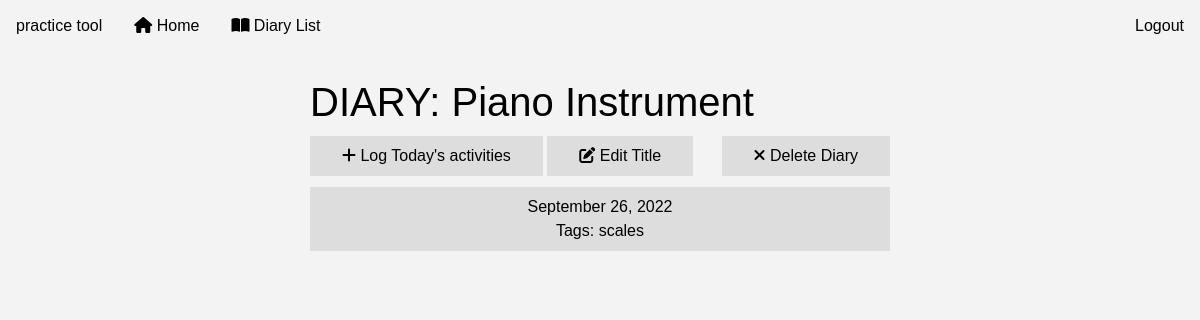
Page /diary/29 (signed in) on the earlier database version.
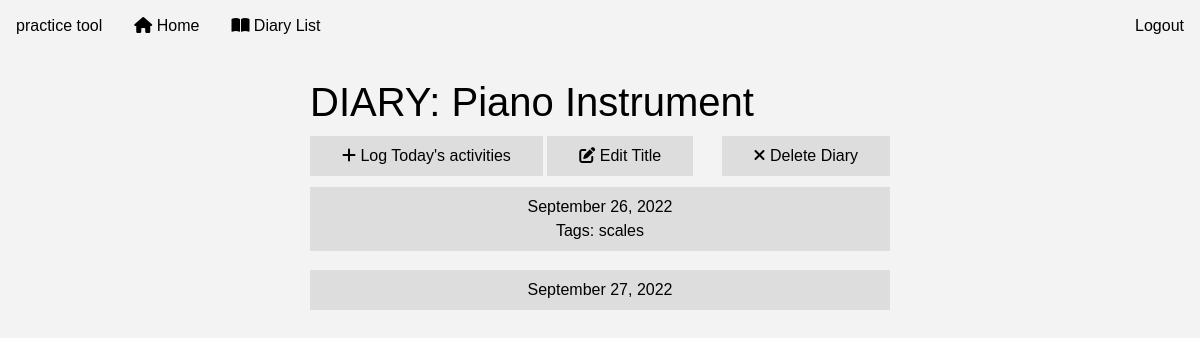
Same page on the later database version.
### models.py (models this page shows, shortened)
class Diary(db.Model):
    __tablename__ = 'Diary'
    id = db.Column(db.Integer, primary_key=True, nullable=False)
    user_id = db.Column(db.Integer, ForeignKey('User.id'), nullable=False)
    title = db.Column(db.String)
    user = relationship('User', back_populates='diary')
    entries = relationship('Entry', back_populates='diary',
                           cascade="all, delete-orphan")

class Entry(db.Model):
    __tablename__ = 'Entry'
    id = db.Column(db.Integer, primary_key=True, nullable=False)
    user_id = db.Column(db.Integer, ForeignKey('User.id'), nullable=False)
    diary_id = db.Column(db.Integer, ForeignKey('Diary.id'), nullable=False)
    date = db.Column(db.Date)
    notes = db.Column(db.Text)
    user = relationship('User', back_populates='entries')
    diary = relationship('Diary', back_populates='entries')
    tags = relationship('Tag', secondary=EntryTag, back_populates='entries')

class Tag(db.Model):
    __tablename__ = 'Tag'
    id = db.Column(db.Integer, primary_key=True, nullable=False)
    user_id = db.Column(db.Integer, ForeignKey('User.id'), nullable=False)
    name = db.Column(db.String)
    entries = relationship('Entry', secondary=EntryTag, back_populates='tags')

### app.py (the view)
@app.route('/diary/<int:id>', methods=['GET', 'POST'])
@login_required
def diary(id):
    diary = models.Diary.query.filter_by(user_id=current_user.id, id=id).all()
    if len(diary) == 0:
        abort(404)
    return render_template('diary.html', diary=diary)

### app.py (called while the page is built)
@login_manager.user_loader
def load_user(id):
    return models.User.query.get(int(id))

### templates/diary.html (shortened to what this page needs)
{% extends 'layout.html' %} {% block content %}
{% for diary in diary%}
  <h1>DIARY: {{diary.title}}</h1>
  <a href="{{url_for('create_entry', id=diary.id)}}" class="button"><i class="fa-solid fa-plus"></i> Log Today's activities</a>
  <a href="{{url_for('edit_diary', id=diary.id)}}" class="button"><i class="fa-solid fa-pen-to-square"></i> Edit Title</a>
  <a href="{{url_for('delete_diary', id=diary.id)}}" class="button" style="float:right"><i class="fa-solid fa-xmark"></i> Delete Diary</a>
{% for entry in diary.entries %}
  <div class="container">
  <a href="{{url_for('entry', id=entry.id)}}" class="linkbutton">{{entry.date.strftime('%B %d, %Y')}}
      <br>
{% if entry.tags|length > 0 %}
    Tags:
    {% for tag in entry.tags %}
    {{tag.name}}
    {% endfor %}
  {% endif %}
  </a>
  </div>
  {% endfor %}
  {% endfor %}
{% endblock %}

### templates/layout.html (shortened to what this page needs)
<!DOCTYPE html>
<html lang="en" dir="ltr">
  <head>
    <link rel="stylesheet" href="https://cdn.jsdelivr.net/npm/bootstrap@5.1.3/dist/css/bootstrap.min.css">
    <link rel="stylesheet" href="{{url_for('static', filename='css/style.css')}}">
    <link rel="stylesheet" href="path/to/font-awesome/css/font-awesome.min.css">
  </head>
  <body>
    {% include 'header.html' %}
    <div class="column side"></div>
    <div class="column middle">
    {% block content %} {%endblock %}
    </div>
  </body>
</html>

### templates/header.html (shortened to what this page needs)
<div class="header">
<div class="topnav">
  <ul>
    <li>practice tool</li>
    {% if current_user.is_authenticated %}
    <li><a href="{{url_for('index')}}"><i class="fa-solid fa-house"></i> Home</a></li>
    <li><a href="{{url_for('diary_index')}}"><i class="fa-solid fa-book-open"></i> Diary List</a></li>
    <li style=float:right>
        <a href="{{url_for('logout')}}">Logout</a>
      </li>
      {%endif%}
  </ul>
</div>
</div>

### static/css/style.css (style rules this page uses)
body { background-color: #F3F3F3; color: black; font-family: "Century Gothic", CenturyGothic, AppleGothic, sans-serif; overflow-x: hidden; padding: 0; margin: 0; }
a { color: blue; text-decoration: none; }
.topnav { position: relative; width: 100%; padding: 0; margin: 0; }
.topnav ul { list-style-type: none; margin: 0; padding: 0; overflow: hidden; background-color: #f3f3f3; }
.topnav li { float: left; text-align: center; padding: 14px 16px; }
.topnav li a { display: block; color: black; text-align: center; text-decoration: none; }
.column { float: left; padding: 10px; }
.column.side { width: 25%; }
.column.middle { width: 50%; }
.container { border: 1px hidden; padding: 0; text-align: center; overflow-y: auto; font-size: 36px; height: 100%; overflow: hidden; width: 100%; }
.button { background-color: #ddd; border: none; color: black; padding: 8px 32px; text-align: center; text-decoration: none; display: inline-block; font-size: 16px; margin: 2px 0px; cursor: pointer; overflow: hidden; }
.linkbutton { background-color: #ddd; border: none; color: black; padding: 8px 32px; text-align: center; text-decoration: none; display: inline-block; font-size: 16px; margin: 2px 0px; cursor: pointer; overflow: hidden; width: inherit; }

Differences in the rows shown:
added Entry: date "September 27, 2022"
